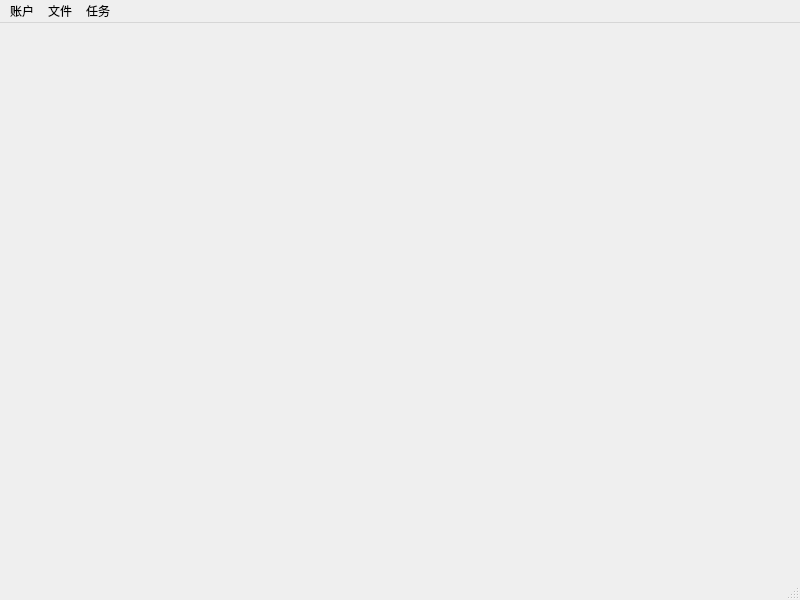
<?xml version="1.0" encoding="UTF-8"?>
<ui version="4.0">
 <class>pose</class>
 <widget class="QMainWindow" name="pose">
  <property name="geometry">
   <rect>
    <x>0</x>
    <y>0</y>
    <width>800</width>
    <height>600</height>
   </rect>
  </property>
  <property name="windowTitle">
   <string>pose</string>
  </property>
  <widget class="QWidget" name="centralwidget"/>
  <widget class="QMenuBar" name="menubar">
   <property name="geometry">
    <rect>
     <x>0</x>
     <y>0</y>
     <width>800</width>
     <height>24</height>
    </rect>
   </property>
   <property name="tabletTracking">
    <bool>false</bool>
   </property>
   <property name="defaultUp">
    <bool>false</bool>
   </property>
   <property name="nativeMenuBar">
    <bool>true</bool>
   </property>
   <widget class="QMenu" name="menu">
    <property name="title">
     <string>账户</string>
    </property>
    <addaction name="login_act"/>
    <addaction name="points_act"/>
    <addaction name="logout_act"/>
   </widget>
   <widget class="QMenu" name="menu_2">
    <property name="title">
     <string>文件</string>
    </property>
    <addaction name="open_act"/>
    <addaction name="save_act"/>
   </widget>
   <widget class="QMenu" name="menu_3">
    <property name="title">
     <string>任务</string>
    </property>
    <addaction name="choose_task"/>
   </widget>
   <addaction name="menu"/>
   <addaction name="menu_2"/>
   <addaction name="menu_3"/>
  </widget>
  <widget class="QStatusBar" name="statusbar"/>
  <action name="login_act">
   <property name="text">
    <string>登录</string>
   </property>
  </action>
  <action name="points_act">
   <property name="text">
    <string>积分</string>
   </property>
  </action>
  <action name="logout_act">
   <property name="text">
    <string>登出</string>
   </property>
  </action>
  <action name="open_act">
   <property name="text">
    <string>打开</string>
   </property>
  </action>
  <action name="save_act">
   <property name="text">
    <string>保存</string>
   </property>
  </action>
  <action name="choose_task">
   <property name="text">
    <string>选择</string>
   </property>
  </action>
 </widget>
 <resources/>
 <connections/>
</ui>
